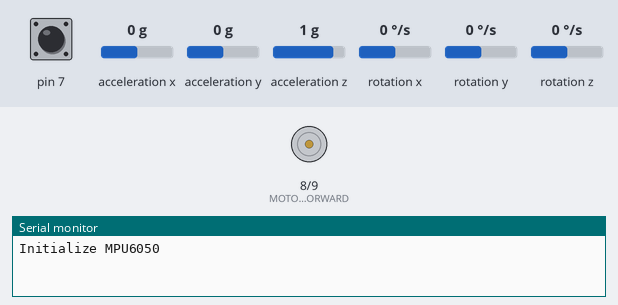
Bench run of a sketch on a simulated Arduino Uno, built with avr-gcc and run on an emulated ATmega328P. On the bench: motor-driver pin pairs drawn as motors (green arrow = first pin HIGH = forward, orange = second pin HIGH = backward, longer = more drive), the last lines printed to the serial monitor. The test bench sets the inputs (shaded band); at power-on: pin 7 HIGH, acceleration x 0 g, acceleration y 0 g, acceleration z 1 g, rotation x 0 °/s, rotation y 0 °/s, rotation z 0 °/s.

Above: at 1.2 s.
1.3 s: pin 7 pulled LOW for 0.15 s
At 2.2 s:
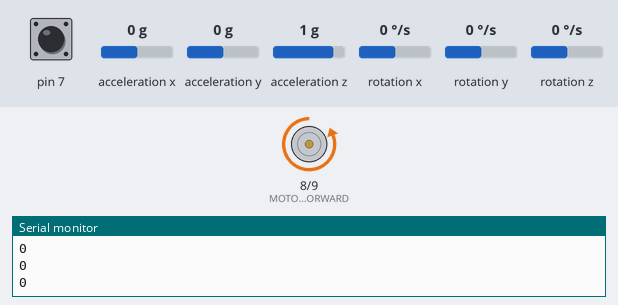
2.9 s: acceleration x set to -0.2 g
At 4.1 s:
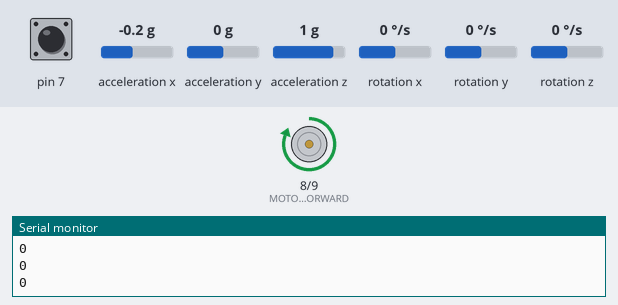
4.4 s: acceleration x set to 0 g
At 5.1 s:
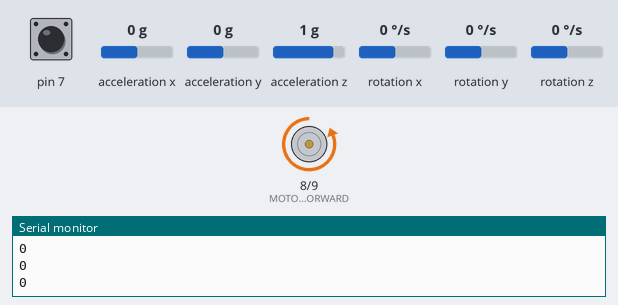
5.9 s: acceleration x set to -1.4 g
At 7.2 s:
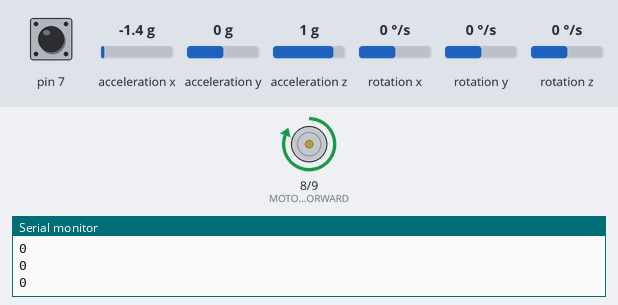
Timing chart, 0 to 8.4 s (numbered marks = the images above; inputs shaded):
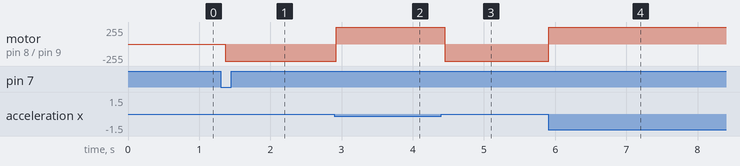

The sketch:

Pitch_Roll.ino
```cpp
#include <Wire.h>
#include <MPU6050.h>

#define FORWARD 0
#define REVERSE 1
#define STOP 2

#define MOTOR_FORWARD 8
#define MOTOR_BACKWARD 9

const int inc_val = 3;

MPU6050 mpu;
int prev_val = -9999;
int now_val = 0;
int next_val = 0;

void setup() {
  Serial.begin(115200);

  Serial.println("Initialize MPU6050");
  while (!mpu.begin(MPU6050_SCALE_2000DPS, MPU6050_RANGE_2G)) {
    Serial.println("Could not find a valid MPU6050 sensor, check wiring!");
    delay(500);
  }
  pinMode(7, INPUT_PULLUP);
  pinMode(8, OUTPUT);
  pinMode(9, OUTPUT);
}

void loop() {
  if (digitalRead(7) == LOW) {
    int *get_pitch_roll = cpr();
    now_val = *get_pitch_roll;

    if (prev_val <= -9999)
      next_val = now_val + inc_val;
    else
      next_val = now_val + inc_val - (now_val - prev_val);

    while (1) {
      int *check_pitch_roll = cpr();
      if (*check_pitch_roll == next_val) {
        Serial.println("OK Doki");
        run_motor(STOP);
        prev_val = next_val;
        break;
      }
      else if (*check_pitch_roll > next_val) {
        run_motor(REVERSE);
      }
      else {
        run_motor(FORWARD);
        Serial.println(*get_pitch_roll);
      }
    }
  }
}
int *cpr() {
  int p = 0, r = 0;
  static int arr[2];
  for (int i = 0; i < 15; ++i) {
    Vector normAccel = mpu.readNormalizeAccel();
    int pitch = -(atan2(normAccel.XAxis, sqrt(normAccel.YAxis * normAccel.YAxis + normAccel.ZAxis * normAccel.ZAxis)) * 180.0) / M_PI;
    int roll = (atan2(normAccel.YAxis, normAccel.ZAxis) * 180.0) / M_PI;
    p = p + pitch;
    r = r + roll;
  }
  p = p / 15;
  r = r / 15;
  arr[0] = p;
  arr[1] = r;

  return arr;
}
void run_motor(byte status) {
  if (status == REVERSE) {
    digitalWrite(MOTOR_FORWARD, HIGH);
    digitalWrite(MOTOR_BACKWARD, LOW);
  }
  else if (status == STOP) {
    digitalWrite(MOTOR_FORWARD, LOW);
    digitalWrite(MOTOR_BACKWARD, LOW);
  }
  else {
    digitalWrite(MOTOR_FORWARD, LOW);
    digitalWrite(MOTOR_BACKWARD, HIGH);
  }
}
```

Measured:
- the behaviour switches between 0 and -0.1 g on acceleration x (found by bisection; images 1 and 2)
- after the input at 1.3 s, motor on pin 8 (MOTOR_FORWARD) / pin 9 (MOTOR_BACKWARD): stopped → backward 255/255 after 0.07 s
- after the input at 2.9 s, motor on pin 8 (MOTOR_FORWARD) / pin 9 (MOTOR_BACKWARD): backward 255/255 → forward 255/255 at once
- after the input at 4.4 s, motor on pin 8 (MOTOR_FORWARD) / pin 9 (MOTOR_BACKWARD): forward 255/255 → backward 255/255 after 0.05 s
- after the input at 5.9 s, motor on pin 8 (MOTOR_FORWARD) / pin 9 (MOTOR_BACKWARD): backward 255/255 → forward 255/255 at once
